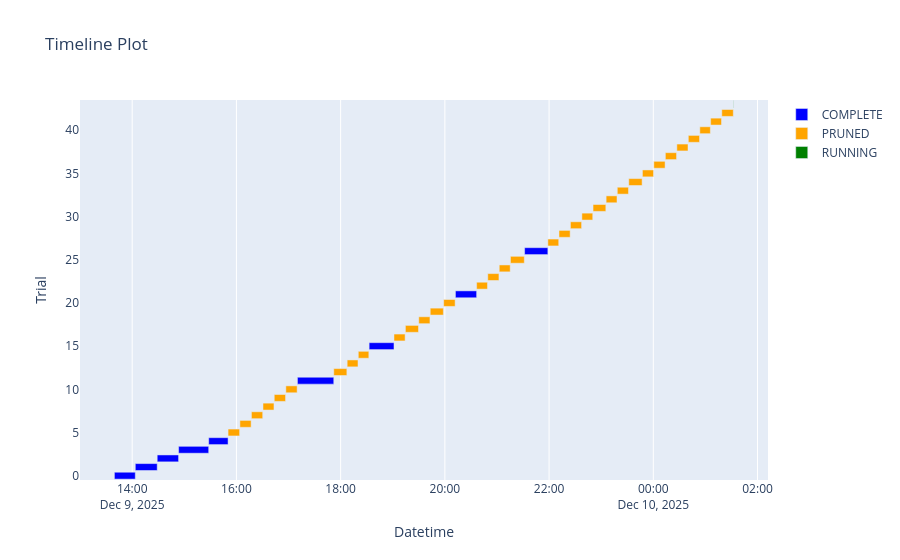

Notebook source saved alongside this figure:
### Code cell
plot_timeline(study)

### Figure 1 — Plotly figure (JSON) as saved in the notebook; plotly's stock layout.template omitted (floating-point values rounded to 4 significant figures)
{"data": [{"base": ["2025-12-09T13:39:30.178642", "2025-12-09T14:03:33.970339", "2025-12-09T14:28:47.682820", "2025-12-09T14:53:24.560268", "2025-12-09T15:28:05.046939", "2025-12-09T17:10:14.679450", "2025-12-09T18:32:47.937764", "2025-12-09T20:12:09.648125", "2025-12-09T21:31:48.432739"], "hovertemplate": "%{text}<extra>COMPLETE</extra>", "marker": {"color": "blue"}, "name": "COMPLETE", "orientation": "h", "text": ["{<br>  \"number\": 0,<br>  \"values\": [<br>    0.556493878364563<br>  ],<br>  \"params\": {<br>    \"lr\": 4.3284502212938785e-05,<br>    \"weight_decay\": 0.4463590152176813,<br>    \"head_dropout\": 0.3829984854528513,<br>    \"weight_scale\": 1.397987726295555<br>  }<br>}", "{<br>  \"number\": 1,<br>  \"values\": [<br>    0.569281280040741<br>  ],<br>  \"params\": {<br>    \"lr\": 1.8410729205738674e-05,<br>    \"weight_decay\": 0.07160849144555757,<br>    \"head_dropout\": 0.21452090304204988,<br>    \"weight_scale\": 1.7992642186624028<br>  }<br>}", "{<br>  \"number\": 2,<br>  \"values\": [<br>    0.5425620079040527<br>  ],<br>  \"params\": {<br>    \"lr\": 0.00010502105436744271,<br>    \"weight_decay\": 0.2552951604697377,<br>    \"head_dropout\": 0.20514612357395062,<br>    \"weight_scale\": 1.9548647782429915<br>  }<br>}", "{<br>  \"number\": 3,<br>  \"values\": [<br>    0.511691689491272<br>  ],<br>  \"params\": {<br>    \"lr\": 0.00025959425503112657,<br>    \"weight_decay\": 0.08152843673110736,<br>    \"head_dropout\": 0.24545624180177517,<br>    \"weight_scale\": 0.7751067647801507<br>  }<br>}", "{<br>  \"number\": 4,<br>  \"values\": [<br>    0.5255702137947083<br>  ],<br>  \"params\": {<br>    \"lr\": 3.2877474139911175e-05,<br>    \"weight_decay\": 0.16738881542579662,<br>    \"head_dropout\": 0.307986254660529,<br>    \"weight_scale\": 0.9368437102970628<br>  }<br>}", "{<br>  \"number\": 11,<br>  \"values\": [<br>    0.5315371751785278<br>  ],<br>  \"params\": {<br>    \"lr\": 2.542198778262871e-05,<br>    \"weight_decay\": 0.13723598342565252,<br>    \"head_dropout\": 0.40720850498035344,<br>    \"weight_scale\": 1.4569576328165912<br>  }<br>}", "{<br>  \"number\": 15,<br>  \"values\": [<br>    0.5431403517723083<br>  ],<br>  \"params\": {<br>    \"lr\": 1.9866277655560953e-05,<br>    \"weight_decay\": 0.30889138968509305,<br>    \"head_dropout\": 0.4268643948683688,<br>    \"weight_scale\": 1.696885619846603<br>  }<br>}", "{<br>  \"number\": 21,<br>  \"values\": [<br>    0.5531619191169739<br>  ],<br>  \"params\": {<br>    \"lr\": 1.8801090535822666e-05,<br>    \"weight_decay\": 0.335216225088706,<br>    \"head_dropout\": 0.448881107526228,<br>    \"weight_scale\": 1.6865511061829277<br>  }<br>}", "{<br>  \"number\": 26,<br>  \"values\": [<br>    0.5466548204421997<br>  ],<br>  \"params\": {<br>    \"lr\": 2.6065443271527288e-05,<br>    \"weight_decay\": 0.37155741083510613,<br>    \"head_dropout\": 0.3985891617524454,<br>    \"weight_scale\": 1.5181713862126698<br>  }<br>}"], "textposition": "none", "type": "bar", "x": [1443000.0, 1513000.0, 1477000.0, 2080000.0, 1338000.0, 2510000.0, 1717000.0, 1465000.0, 1607000.0], "y": [0, 1, 2, 3, 4, 11, 15, 21, 26]}, {"base": ["2025-12-09T15:50:23.031182", "2025-12-09T16:04:01.090444", "2025-12-09T16:17:16.844037", "2025-12-09T16:30:35.614118", "2025-12-09T16:43:34.216089", "2025-12-09T16:56:54.470658", "2025-12-09T17:52:05.467604", "2025-12-09T18:07:30.578954", "2025-12-09T18:20:19.028890", "2025-12-09T19:01:25.054408", "2025-12-09T19:14:34.690752", "2025-12-09T19:29:58.106920", "2025-12-09T19:43:10.348994", "2025-12-09T19:58:37.356624", "2025-12-09T20:36:34.598322", "2025-12-09T20:49:24.803763", "2025-12-09T21:02:36.320241", "2025-12-09T21:15:33.097939", "2025-12-09T21:58:35.534987", "2025-12-09T22:11:25.791849", "2025-12-09T22:24:35.818632", "2025-12-09T22:37:46.790217", "2025-12-09T22:50:36.627568", "2025-12-09T23:05:40.846819", "2025-12-09T23:18:31.988507", "2025-12-09T23:31:44.870455", "2025-12-09T23:47:27.924975", "2025-12-10T00:00:35.655726", "2025-12-10T00:13:53.638905", "2025-12-10T00:27:06.486401", "2025-12-10T00:40:18.904475", "2025-12-10T00:53:34.306088", "2025-12-10T01:06:01.793219", "2025-12-10T01:18:52.073558"], "hovertemplate": "%{text}<extra>PRUNED</extra>", "marker": {"color": "orange"}, "name": "PRUNED", "orientation": "h", "text": ["{<br>  \"number\": 5,<br>  \"values\": [<br>    0.5291007161140442<br>  ],<br>  \"params\": {<br>    \"lr\": 0.00010952662748632558,<br>    \"weight_decay\": 0.06893882309676884,<br>    \"head_dropout\": 0.27303616213380455,<br>    \"weight_scale\": 1.0495427649405376<br>  }<br>}", "{<br>  \"number\": 6,<br>  \"values\": [<br>    0.5481505393981934<br>  ],<br>  \"params\": {<br>    \"lr\": 5.954553793888986e-05,<br>    \"weight_decay\": 0.3048919554765756,<br>    \"head_dropout\": 0.24991844553958995,<br>    \"weight_scale\": 1.2713516576204174<br>  }<br>}", "{<br>  \"number\": 7,<br>  \"values\": [<br>    0.5235825777053833<br>  ],<br>  \"params\": {<br>    \"lr\": 0.0001015066704592858,<br>    \"weight_decay\": 0.05564426587452864,<br>    \"head_dropout\": 0.3518862129753596,<br>    \"weight_scale\": 0.7557861855309373<br>  }<br>}", "{<br>  \"number\": 8,<br>  \"values\": [<br>    0.5327181220054626<br>  ],<br>  \"params\": {<br>    \"lr\": 1.289795048085554e-05,<br>    \"weight_decay\": 0.44448339535094633,<br>    \"head_dropout\": 0.44140800826863985,<br>    \"weight_scale\": 1.7125960221746916<br>  }<br>}", "{<br>  \"number\": 9,<br>  \"values\": [<br>    0.5433593988418579<br>  ],<br>  \"params\": {<br>    \"lr\": 3.292529363110524e-05,<br>    \"weight_decay\": 0.06260977143530197,<br>    \"head_dropout\": 0.37105825662803926,<br>    \"weight_scale\": 1.1602287406094018<br>  }<br>}", "{<br>  \"number\": 10,<br>  \"values\": [<br>    0.5492018461227417<br>  ],<br>  \"params\": {<br>    \"lr\": 1.0883877761032118e-05,<br>    \"weight_decay\": 0.11553077268152537,<br>    \"head_dropout\": 0.20188682982907327,<br>    \"weight_scale\": 1.5795871435620992<br>  }<br>}", "{<br>  \"number\": 12,<br>  \"values\": [<br>    0.548518180847168<br>  ],<br>  \"params\": {<br>    \"lr\": 1.7586059833149158e-05,<br>    \"weight_decay\": 0.47934832859822446,<br>    \"head_dropout\": 0.31338278893331184,<br>    \"weight_scale\": 1.9274726685620014<br>  }<br>}", "{<br>  \"number\": 13,<br>  \"values\": [<br>    0.5320111513137817<br>  ],<br>  \"params\": {<br>    \"lr\": 4.502648777804057e-05,<br>    \"weight_decay\": 0.09799602726067236,<br>    \"head_dropout\": 0.38485279350189566,<br>    \"weight_scale\": 1.4200033970870196<br>  }<br>}", "{<br>  \"number\": 14,<br>  \"values\": [<br>    0.4117518663406372<br>  ],<br>  \"params\": {<br>    \"lr\": 0.000359407545316444,<br>    \"weight_decay\": 0.19527814469347074,<br>    \"head_dropout\": 0.337084880751513,<br>    \"weight_scale\": 1.7590702138956555<br>  }<br>}", "{<br>  \"number\": 16,<br>  \"values\": [<br>    0.5214933753013611<br>  ],<br>  \"params\": {<br>    \"lr\": 0.0001844140699894316,<br>    \"weight_decay\": 0.2049478164987076,<br>    \"head_dropout\": 0.2896578986839696,<br>    \"weight_scale\": 1.3297486465621429<br>  }<br>}", "{<br>  \"number\": 17,<br>  \"values\": [<br>    0.5278870463371277<br>  ],<br>  \"params\": {<br>    \"lr\": 4.7454454346501594e-05,<br>    \"weight_decay\": 0.09257196025527278,<br>    \"head_dropout\": 0.39998063757542796,<br>    \"weight_scale\": 1.5204113631023035<br>  }<br>}", "{<br>  \"number\": 18,<br>  \"values\": [<br>    0.5481762290000916<br>  ],<br>  \"params\": {<br>    \"lr\": 1.701252291911554e-05,<br>    \"weight_decay\": 0.37349232109844277,<br>    \"head_dropout\": 0.35510412010093356,<br>    \"weight_scale\": 1.8396327997267865<br>  }<br>}", "{<br>  \"number\": 19,<br>  \"values\": [<br>    0.48385143280029297<br>  ],<br>  \"params\": {<br>    \"lr\": 3.0433376120354495e-05,<br>    \"weight_decay\": 0.05154947199234172,<br>    \"head_dropout\": 0.2347032093881469,<br>    \"weight_scale\": 1.607147513189349<br>  }<br>}", "{<br>  \"number\": 20,<br>  \"values\": [<br>    0.5373418927192688<br>  ],<br>  \"params\": {<br>    \"lr\": 8.341995869098617e-05,<br>    \"weight_decay\": 0.11708872414665396,<br>    \"head_dropout\": 0.28313333861710993,<br>    \"weight_scale\": 1.0999710490755723<br>  }<br>}", "{<br>  \"number\": 22,<br>  \"values\": [<br>    0.5512859225273132<br>  ],<br>  \"params\": {<br>    \"lr\": 2.1329346795971252e-05,<br>    \"weight_decay\": 0.40252542051526685,<br>    \"head_dropout\": 0.44674749226542076,<br>    \"weight_scale\": 1.8296776506733745<br>  }<br>}", "{<br>  \"number\": 23,<br>  \"values\": [<br>    0.538758397102356<br>  ],<br>  \"params\": {<br>    \"lr\": 1.318628531302251e-05,<br>    \"weight_decay\": 0.3233655766338997,<br>    \"head_dropout\": 0.42001165950989505,<br>    \"weight_scale\": 0.5313703497251058<br>  }<br>}", "{<br>  \"number\": 24,<br>  \"values\": [<br>    0.5485453605651855<br>  ],<br>  \"params\": {<br>    \"lr\": 4.213110215166364e-05,<br>    \"weight_decay\": 0.23888638666247092,<br>    \"head_dropout\": 0.38036749784136203,<br>    \"weight_scale\": 1.3726856858462437<br>  }<br>}", "{<br>  \"number\": 25,<br>  \"values\": [<br>    0.5517064929008484<br>  ],<br>  \"params\": {<br>    \"lr\": 1.0030654746214525e-05,<br>    \"weight_decay\": 0.49245534251332285,<br>    \"head_dropout\": 0.3372128682853836,<br>    \"weight_scale\": 1.619479390026618<br>  }<br>}", "{<br>  \"number\": 27,<br>  \"values\": [<br>    0.5477195382118225<br>  ],<br>  \"params\": {<br>    \"lr\": 1.5097466676226883e-05,<br>    \"weight_decay\": 0.2555895142988257,<br>    \"head_dropout\": 0.4276719698268107,<br>    \"weight_scale\": 1.9777059370687864<br>  }<br>}", "{<br>  \"number\": 28,<br>  \"values\": [<br>    0.5530546307563782<br>  ],<br>  \"params\": {<br>    \"lr\": 6.266749733788623e-05,<br>    \"weight_decay\": 0.1674418978715717,<br>    \"head_dropout\": 0.3637889063199808,<br>    \"weight_scale\": 1.8005136277076579<br>  }<br>}", "{<br>  \"number\": 29,<br>  \"values\": [<br>    0.5234717726707458<br>  ],<br>  \"params\": {<br>    \"lr\": 0.0001485369239056719,<br>    \"weight_decay\": 0.24282106954508884,<br>    \"head_dropout\": 0.21765469230586748,<br>    \"weight_scale\": 1.898220541543053<br>  }<br>}", "{<br>  \"number\": 30,<br>  \"values\": [<br>    0.5517491698265076<br>  ],<br>  \"params\": {<br>    \"lr\": 2.294170915096076e-05,<br>    \"weight_decay\": 0.3437470630985138,<br>    \"head_dropout\": 0.3259454096974414,<br>    \"weight_scale\": 1.658942695107211<br>  }<br>}", "{<br>  \"number\": 31,<br>  \"values\": [<br>    0.5587511658668518<br>  ],<br>  \"params\": {<br>    \"lr\": 2.706893879310884e-05,<br>    \"weight_decay\": 0.41703804679760886,<br>    \"head_dropout\": 0.3941372155005499,<br>    \"weight_scale\": 1.5085855262255592<br>  }<br>}", "{<br>  \"number\": 32,<br>  \"values\": [<br>    0.5434963703155518<br>  ],<br>  \"params\": {<br>    \"lr\": 3.641940942253304e-05,<br>    \"weight_decay\": 0.27831084124905325,<br>    \"head_dropout\": 0.4113161997402545,<br>    \"weight_scale\": 1.2246141902570857<br>  }<br>}", "{<br>  \"number\": 33,<br>  \"values\": [<br>    0.512425422668457<br>  ],<br>  \"params\": {<br>    \"lr\": 5.5337953587863216e-05,<br>    \"weight_decay\": 0.3673348312533956,<br>    \"head_dropout\": 0.4498042635720476,<br>    \"weight_scale\": 1.5538947918146624<br>  }<br>}", "{<br>  \"number\": 34,<br>  \"values\": [<br>    0.5562193989753723<br>  ],<br>  \"params\": {<br>    \"lr\": 2.6609873219398532e-05,<br>    \"weight_decay\": 0.37788284877685324,<br>    \"head_dropout\": 0.43321830529417016,<br>    \"weight_scale\": 1.4447813464630395<br>  }<br>}", "{<br>  \"number\": 35,<br>  \"values\": [<br>    0.5426052808761597<br>  ],<br>  \"params\": {<br>    \"lr\": 3.5771760187117255e-05,<br>    \"weight_decay\": 0.076953271629506,<br>    \"head_dropout\": 0.2662136375362687,<br>    \"weight_scale\": 1.3081615455203637<br>  }<br>}", "{<br>  \"number\": 36,<br>  \"values\": [<br>    0.5388952493667603<br>  ],<br>  \"params\": {<br>    \"lr\": 7.988141360317722e-05,<br>    \"weight_decay\": 0.2911201176449213,<br>    \"head_dropout\": 0.38922568699254534,<br>    \"weight_scale\": 0.9608024808840512<br>  }<br>}", "{<br>  \"number\": 37,<br>  \"values\": [<br>    0.5408138036727905<br>  ],<br>  \"params\": {<br>    \"lr\": 1.4651762779520535e-05,<br>    \"weight_decay\": 0.20027658483054006,<br>    \"head_dropout\": 0.2983639025143422,<br>    \"weight_scale\": 1.7492961885976692<br>  }<br>}", "{<br>  \"number\": 38,<br>  \"values\": [<br>    0.5219218730926514<br>  ],<br>  \"params\": {<br>    \"lr\": 1.8449159178358905e-05,<br>    \"weight_decay\": 0.4375527573476374,<br>    \"head_dropout\": 0.41598780797626594,<br>    \"weight_scale\": 1.2108595194096787<br>  }<br>}", "{<br>  \"number\": 39,<br>  \"values\": [<br>    0.548302173614502<br>  ],<br>  \"params\": {<br>    \"lr\": 3.867192702395378e-05,<br>    \"weight_decay\": 0.1458170136690952,<br>    \"head_dropout\": 0.2615861956315435,<br>    \"weight_scale\": 1.6696388061606608<br>  }<br>}", "{<br>  \"number\": 40,<br>  \"values\": [<br>    0.4246555268764496<br>  ],<br>  \"params\": {<br>    \"lr\": 0.0004986199411232462,<br>    \"weight_decay\": 0.06286190065763939,<br>    \"head_dropout\": 0.3730650581737309,<br>    \"weight_scale\": 1.8856455083388928<br>  }<br>}", "{<br>  \"number\": 41,<br>  \"values\": [<br>    0.5478503704071045<br>  ],<br>  \"params\": {<br>    \"lr\": 1.991849394287668e-05,<br>    \"weight_decay\": 0.3281805470855174,<br>    \"head_dropout\": 0.43254065118292095,<br>    \"weight_scale\": 1.6924573275918666<br>  }<br>}", "{<br>  \"number\": 42,<br>  \"values\": [<br>    0.5491520166397095<br>  ],<br>  \"params\": {<br>    \"lr\": 2.2458918778965544e-05,<br>    \"weight_decay\": 0.2720460543175967,<br>    \"head_dropout\": 0.4030925723522458,<br>    \"weight_scale\": 1.49691967919729<br>  }<br>}"], "textposition": "none", "type": "bar", "x": [797600.0, 775400.0, 778400.0, 758200.0, 779900.0, 779800.0, 904700.0, 748100.0, 728500.0, 769200.0, 903000.0, 771800.0, 906600.0, 791900.0, 749800.0, 771100.0, 756400.0, 954900.0, 749900.0, 769600.0, 770600.0, 749400.0, 883800.0, 750700.0, 772500.0, 922700.0, 767300.0, 777600.0, 772500.0, 772000.0, 775000.0, 727100.0, 749900.0, 794700.0], "y": [5, 6, 7, 8, 9, 10, 12, 13, 14, 16, 17, 18, 19, 20, 22, 23, 24, 25, 27, 28, 29, 30, 31, 32, 33, 34, 35, 36, 37, 38, 39, 40, 41, 42]}, {"base": ["2025-12-10T01:32:27.144976"], "hovertemplate": "%{text}<extra>RUNNING</extra>", "marker": {"color": "green"}, "name": "RUNNING", "orientation": "h", "text": ["{<br>  \"number\": 43,<br>  \"values\": null,<br>  \"params\": {<br>    \"lr\": 2.773058876792544e-05,<br>    \"weight_decay\": 0.309019309090504,<br>    \"head_dropout\": 0.4198227329971761,<br>    \"weight_scale\": 1.3835538238051421<br>  }<br>}"], "textposition": "none", "type": "bar", "x": [-19400.0], "y": [43]}], "layout": {"autosize": true, "showlegend": true, "title": {"text": "Timeline Plot"}, "xaxis": {"autorange": true, "range": ["2025-12-09 12:59:53.6805", "2025-12-10 02:12:03.6431"], "title": {"text": "Datetime"}, "type": "date"}, "yaxis": {"autorange": true, "range": [-0.5, 43.5], "title": {"text": "Trial"}, "type": "linear"}}}
